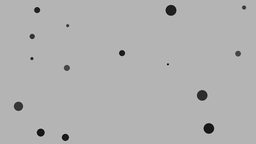
#> input picture samples/test_1920x1080.png, 256 x 144 px, shrunk from 1920 x 1080 before the run
$ python run_stage8_benchmark_B.py
#> lines starting #> are read from the running program, lines starting #| are printed output that depends on the picture; after the words box and inside, x2 and y2 are one past the last pixel; in counts of white or black regions, pixels touching at a corner belong together
#> further down, img is the input picture: shape (144, 256, 3); min 8, max 192, mean 177.8
### analysis/pipeline_stage.py
# pipeline_stage.py
# 목적: 파이프라인의 개별 단계를 함수 하나씩 분리해서 담아두는 곳.
# 지금은 "④ 그레이스케일" 하나만 있음. 나중에 블러/이진화/모폴로지도 여기 추가될 예정.

import cv2
import numpy as np


def grayscale_cv2(img: np.ndarray) -> np.ndarray:
    """
    3채널 컬러 이미지(BGR) -> 1채널 흑백 이미지로 변환.
    cv2.cvtColor는 OpenCV의 표준 함수 -> C++ 코드를 그대로 호출하는 것.
    Python에서 호출했다고 해도 실제 연산은 C++ 기계어가 처리한다. (가설 H1의 근거)
    """
    return cv2.cvtColor(img, cv2.COLOR_BGR2GRAY)


def blur_cv2(img: np.ndarray) -> np.ndarray:
    """
    노이즈 제거용 가우시안 블러.
    입력은 반드시 ④ 그레이스케일을 거친 1채널 이미지여야 한다.
    (3채널 컬러를 넣으면 채널 별로 따로 블러가 걸려서 결과가 달라짐 — 순서 지켜야 함)
    """
    # (5, 5) = 블러 계산할 때 주변 몇 픽셀까지 볼지 정하는 창(window) 크기.
    # 홀수여야 함 — 중심 픽셀이 정확히 하나 있어야 "주변 평균" 개념이 성립하니까.
    # 0 = 표준편차를 커널 크기로부터 OpenCV가 알아서 계산하게 둔다는 뜻.
    return cv2.GaussianBlur(img, (5, 5), 0)


def threshold_cv2(img: np.ndarray) -> np.ndarray:
    """
    그레이스케일(블러 적용된) 이미지를 흑백 이진 이미지로 변환.
    입력은 ⑤ 블러를 거친 1채널 이미지여야 한다.

    우리 샘플 이미지 특성: 배경 밝기 180, 결함 밝기 20 ~ 80 대역.
    -> 임계값 128을 기준으로 잡으면 배경/결함이 확실히 갈린다.
    """
    # threshold(입력, 임계값, 임계값을 넘었을 때 줄 값, 방식)
    # THRESH_BINARY_INV = "임계값보다 어두우면 흰색(255), 밝으면 검은색(0)"
    #                   -> 결함(어두움)을 흰색으로 만드는 이유: 나중에 ⑧번에서
    #                      "흰 픽셀 = 결함 후보"로 세는 게 직관적이라서.
    # 반환값이 두 개(실제 사용된 임계값, 결과 이미지)이기 때문에 앞에 _로 첫 번째는 버림.
    _, binary = cv2.threshold(img, 128, 255, cv2.THRESH_BINARY_INV)
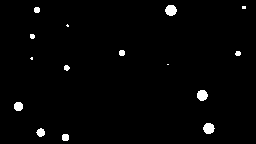
#> binary: shape (144, 256); 1.7% white; 15 white regions (4 under 20 px), largest, box (x1, y1, x2, y2) and area: (165, 5, 177, 16) 102, (203, 123, 215, 134) 100, (197, 90, 208, 101) 95
    return binary


def morphology_cv2(img: np.ndarray) -> np.ndarray:
    """
    이진화 결과의 잡티를 제거하고 구멍을 메운다.
    입력은 ⑥ 이진화를 거친 흑백(0/255) 이미지여야 한다.

    MORPH_OPEN  = 침식 후 팽창 (작은 흰 잡티 제거)
    MORPH_CLOSE = 팽창 후 침식 (덩어리 안 작은 구멍 메움)
    둘 다 적용해서 "잡티도 없고 구멍도 없는" 깨끗한 덩어리로 만든다.
    """
    # 커널(kernel) = 침식/팽창할 때 "어느 범위를 기준으로 깎고 부풀릴지" 정하는 도장 모양.
    # (5, 5) 정사각형 커널이면 픽셀 하나 기준으로 주변 5x5 영역을 본다는 뜻.
    kernel = np.ones((5, 5), np.uint8)

    # 1단계: OPEN — 자잘한 흰 잡티(노이즈) 제거
    opened = cv2.morphologyEx(img, cv2.MORPH_OPEN, kernel)
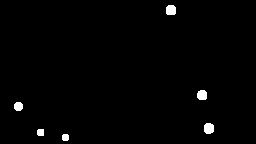
#> opened: shape (144, 256); 1.2% white; 6 white regions, box (x1, y1, x2, y2) and area: (204, 123, 214, 134) 96, (166, 5, 176, 15) 92, (197, 90, 207, 100) 88, (14, 102, 23, 111) 69, (37, 129, 44, 136) 47, (62, 134, 69, 141) 45
#| 전처리 완료: shape=(144, 256), dtype=uint8

    # 2단계: CLOSE — 덩어리 안 쪽의 작은 구멍 메움
    closed = cv2.morphologyEx(opened, cv2.MORPH_CLOSE, kernel)

    return closed


# [58 lines left out: function blob_area_pure_python, not called in this run]


def blob_area_numpy(binary_img: np.ndarray) -> list:
    """
    이진화된 흑백 이미지(0/255)에서 서로 붙어있는 흰 덩어리(블롭)를 찾아
    각 덩어리의 면적(픽셀 개수)을 리스트로 돌려준다.
    numpy 벡터화 버전 (B안 — 공정한 비교 대상).

    비유: 일단 모든 사람에게 각각 다른 이름표를 달아준 다음,
    "옆 사람 번호가 나보다 작으면 그 번호로 바꿔 단다"를
    전체 인원이 동시에 반복해서, 결국 같은 무리를 같은 번호로 수렴시킨다.
    """
    height, width = binary_img.shape

    # --- 1. 모든 픽셀에 고유 번호를 매긴다 (0, 1, 2, 3, ... 순서대로) ---
    # np.arange로 0부터 (전체 픽셀 수 - 1)까지 번호를 만들고, 이미지 모양으로 접는다.
    labels = np.arange(height * width, dtype=np.int64).reshape(height, width)

    # --- 2. 배경(검은 픽셀)은 무한대로 취급 ---
    # "무한대"로 해두면, 나중에 이웃끼리 min 비교 시 배경이 이길 일이 절대 없음.
    # (배경이 흰 덩어리의 번호를 침범하면 안 됨)
    labels = np.where(binary_img == 255, labels, np.iinfo(np.int64).max)

    # --- 3. 이웃끼리 번호를 비교해서 전파시키는 과정을 반복한다 ---
    # 한 번 훑을 때 상하좌우 4방향에서 "나보다 작은 이웃 번호"를 받아온다.
    # 이걸 여러 번 반복해야 덩어리 전체에 제일 작은 번호가 끝까지 퍼진다.
    for _ in range(max(height, width)):  # 최악의 경우를 대비한 반복 횟수

        # 위쪽 이웃과 비교: 배열을 한 칸 아래로 밀어서 "내 위쪽 픽셀 값"을 가져온다
        shifted = np.full_like(labels, np.iinfo(np.int64).max)
        shifted[1:, :] = labels[:-1, :]
        new_labels = np.minimum(labels, shifted)

        # 아래쪽 이웃과 비교
        shifted = np.full_like(labels, np.iinfo(np.int64).max)
        shifted[:-1, :] = labels[1:, :]
        new_labels = np.minimum(new_labels, shifted)

        # 왼쪽 이웃과 비교
        shifted = np.full_like(labels, np.iinfo(np.int64).max)
        shifted[:, 1:] = labels[:, :-1]
        new_labels = np.minimum(new_labels, shifted)

        #오른쪽 이웃과 비교
        shifted = np.full_like(labels, np.iinfo(np.int64).max)
        shifted[:, :-1] = labels[:, 1:]
        new_labels = np.minimum(new_labels, shifted)

        # 배경(원래 무한대였던 자리)은 다시 무한대로 되돌린다 (전파되면 안됨)
        new_labels = np.where(binary_img == 255, new_labels, np.iinfo(np.int64).max)

        if np.array_equal(new_labels, labels):
            break  # 더 이상 바뀌는게 없으면 완료 — 조기 종료
        labels = new_labels

    # --- 4. 라벨별로 몇 개의 픽셀이 있는지 센다 ---
    # 배경(무한대)은 결함이 아니니까 제외하고 셈.
    final_labels = labels[labels != np.iinfo(np.int64).max]

    # np.unique(..., return_counts=True): 서로 다른 값이 뭐가 있는지,
    # 그리고 각 값이 몇 번 나왔는지를 동시에 알려주는 numpy 함수.
    # 비유: 학생 명부에서 "몇개 반이 있고, 각 반에 몇 명씩 있나"를 한 번에 세는 것.
    unique_labels, counts = np.unique(final_labels, return_counts=True)

    # counts는 numpy 배열이라, A안(순수 반복문 버전)이 반환하는 형식과
    # 맞추기 위해 파이썬 기본 list로 변환하여 반환한다.
    return counts.tolist()

### analysis/benchmark.py
# benchmark.py
# 목적: "워밍업 10회 버리고 100회 재기" 프로토콜을 자동화하는 스톱워치 도구.
# 비유: 육상 경기에서 선수(fn)한테 "일단 10바퀴는 몸 푸는 거고, 그다음 100바퀴 진짜 기록이다" 라고
#      알려주는 심판 + 기록지 담당.

import time
import csv
import statistics


def run_benchmark(fn, args=(), warmup=10, trials=100, label="unnamed"):
    """
    fn      : 시간을 잴 대상 함수 (예: grayscale_pure_python)
    args    : fn에 넘길 인자들 (튜플). 예: (image_array,)
    warmup  : 버릴 앞부분 실행 횟수
    trials  : 실제로 기록할 실행 횟수
    label   : 결과 CSV 파일명에 쓸 이름표 (예: "python_pure_grayscale")
    """
#> called with warmup = 10, trials = 100, label = 'numpy_blob_1920x1080'

    # --- 1. 워밍업 구간: 시간을 재지 않고 그냥 실행만 한다 ---
    # 비유: 달리기 전에 스트레칭 하는 시간은 기록에 넣지 않는 것과 같음.
    for _ in range(warmup):
        fn(*args)
#> this loop made 10 passes
#> pass 1, in blob_area_numpy, `labels = np.where(binary_img == 255, labels, np.iinfo(np.int64).max)`:
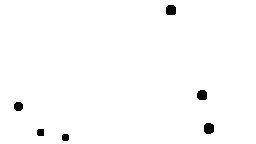
#> labels: shape (144, 256) int64; min 1448, max 9.22e+18, mean 9.11e+18; drawn with min black and max white
#> pass 2, in blob_area_numpy (call 2), `labels = np.arange(height * width, dtype=np.int64).reshape(height, wid..`:
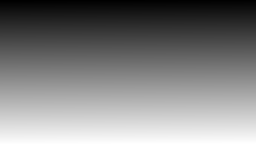
#> labels: shape (144, 256) int64; min 0, max 36863, mean 18431.5; drawn with min black and max white

    # --- 2. 실측 구간: 실제로 시간을 측정하여 리스트에 적재한다. ---
    times_ms = []
#> times_ms = []
    for _ in range(trials):
        # perf_counter() = "초 단위 스톱워치 버튼"
        # time.time()보다 훨씬 정밀함. (벤치마크에 적합)
        start = time.perf_counter()
        fn(*args)
        end = time.perf_counter()

        elapsed_ms = (end - start) * 1000  # 초 → 밀리 초 변환
        times_ms.append(elapsed_ms)
#> this loop made 100 passes
#> elapsed_ms on passes 1 to 12: 6.15, 6.02, 5.9, 5.66, 5.72, 5.84, 5.85, 6.27, 5.96, 5.68, 5.69, 5.69
#> after the loop, times_ms = 100 values, max 7.92 at index 58, min 5.26 at index 68, mean 5.63

    # --- 3. 통계 계산 ---
    # 평균만 보면 함정이 있음: 어쩌다 한번 튄 값이 평균을 왜곡할 수 있음.
    # 그래서 benchmark.md 규칙대로 여러 지표를 같이 본다.
    sorted_times = sorted(times_ms)
#> sorted_times = 100 values from 5.26 to 7.92
    stats = {
        "label": label,
        "mean_ms": statistics.mean(times_ms),
        "median_ms": statistics.median(times_ms),
        "stdev_ms": statistics.stdev(times_ms),      # 편차가 크면 = 현장에서 프레임 튐이 심하다는 뜻
        "min_ms": min(times_ms),
        "max_ms": max(times_ms),
        "p95_ms": sorted_times[int(trials * 0.95)],  # 상위 5% 튄 값 제외 후 95번째 지점
        "fps": 1000 / statistics.mean(times_ms),     # 1초에 몇 프레임 처리가 가능한지
    }
#> stats = {'label': 'numpy_blob_1920x1080', 'mean_ms': 5.63, 'median_ms': 5.65, 'stdev_ms': 0.322, 'min_ms': 5.26, 'max_ms': 7.92, 'p95_ms': 6.02, 'fps': 177.7}

    # --- 4. 회차별 원본 시간을 CSV로 저장 ---
    # 요약값만 남기면 나중에 "진짜 편차가 어땠는지" 재검증할 방법이 없어짐
    csv_path = f"results_{label}.csv"
    with open(csv_path, "w", newline="") as f:
        writer = csv.writer(f)
        writer.writerow(["trial_index", "elapsed_ms"])
        for i, t in enumerate(times_ms):
            writer.writerow([i, t])
#> this loop made 100 passes

    return stats


def print_stats(stats: dict):
    # 사람이 육안으로 확인하기 편리하도록 출력만 담당하는 함수.
    print(f"--- {stats['label']} ---")
    print(f"평균(mean)   : {stats['mean_ms']:.3f} ms")
    print(f"중앙값(median): {stats['median_ms']:.3f} ms")
    print(f"표준편차(std) : {stats['stdev_ms']:.3f}")
    print(f"최소/최대     : {stats['min_ms']:.3f} / {stats['max_ms']:.3f} ms")
    print(f"p95         : {stats['p95_ms']:.3f} ms")
    print(f"fps         : {stats['fps']:.2f}")

### analysis/run_stage8_benchmark_B.py
# run_stage8_benchmark_B.py
# 목적: "⑧ 블롭·면적 계산" numpy 벡터화 버전(B)을 정식 프로토콜(워밍업10/실측100)로 측정.
# 주의: 1회 약 2.4초 걸리는 연산이라, 110회 돌리면 총 4 ~ 5분 소요. 창 닫지 말고 대기.

import cv2
from benchmark import run_benchmark, print_stats
from pipeline_stage import grayscale_cv2, blur_cv2, threshold_cv2, morphology_cv2, blob_area_numpy

img = cv2.imread("../samples/test_1920x1080.png")

if img is None:
    raise FileNotFoundError("이미지를 불러오지 못했습니다. 경로/파일명을 확인해 보세요.")

# --- ④~⑦ 전처리는 측정 범위 밖 (⑧번만 측정하므로 미리 끝내놓는다) ---
gray = grayscale_cv2(img)
blurred = blur_cv2(gray)
binary = threshold_cv2(blurred)
morphed = morphology_cv2(binary)
print(f"전처리 완료: shape={morphed.shape}, dtype={morphed.dtype}")

if __name__ == "__main__":
    print("정식 측정 시작 (워밍업 10회 + 실측 100회, 4 ~ 5분 소요 예상)...")
    stats = run_benchmark(
        blob_area_numpy,
        args=(morphed,),
        label="numpy_blob_1920x1080"
    )
    print_stats(stats)
#| --- numpy_blob_1920x1080 ---
#| 평균(mean)   : 5.627 ms
#| 중앙값(median): 5.653 ms
#| 표준편차(std) : 0.322
#| 최소/최대     : 5.260 / 7.923 ms
#| p95         : 6.023 ms
#| fps         : 177.72
